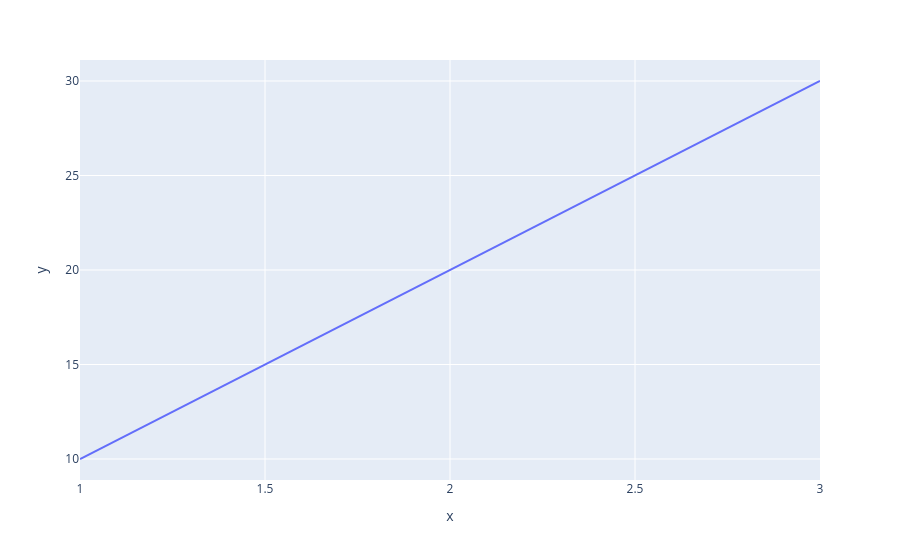

Notebook code for this chart:
### Code cell
fig.show()

### Figure 1 — Plotly figure (JSON) as saved in the notebook; plotly's stock layout.template omitted (floating-point values rounded to 4 significant figures)
{"data": [{"hovertemplate": "x=%{x}<br>y=%{y}<extra></extra>", "legendgroup": "", "line": {"color": "#636efa", "dash": "solid"}, "marker": {"symbol": "circle"}, "mode": "lines", "name": "", "orientation": "v", "showlegend": false, "type": "scatter", "x": [1, 2, 3], "xaxis": "x", "y": [10, 20, 30], "yaxis": "y"}], "layout": {"legend": {"tracegroupgap": 0}, "margin": {"t": 60}, "xaxis": {"anchor": "y", "domain": [0, 1], "title": {"text": "x"}}, "yaxis": {"anchor": "x", "domain": [0, 1], "title": {"text": "y"}}}}
